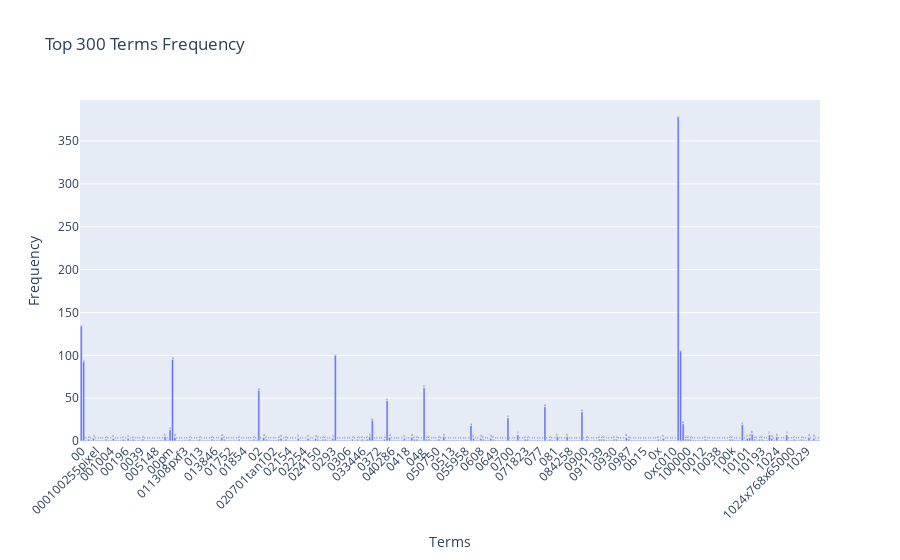

The cell this chart's notebook holds for it:
### Markdown cell above
### >>> **Exercise 12 (take home):**
If you want a nicer interactive visualization here, I would encourage you try to install and use plotly to achieve this.

### Code cell
# Answer here
import plotly.express as px

term_frequency_df = pd.DataFrame({
    'Term': count_vect.get_feature_names_out()[:300],  # 取得前300個詞
    'Frequency': term_frequencies[:300]  # 取得相對應的頻率
})


fig = px.bar(term_frequency_df, 
             x='Term', 
             y='Frequency', 
             title='Top 300 Terms Frequency',
             labels={'Term': 'Terms', 'Frequency': 'Frequency'},
             text='Frequency')  # 在條形上顯示頻率數值

fig.update_layout(xaxis_tickangle=-45)
fig.show()

### Figure 1 — Plotly figure (JSON) as saved in the notebook; plotly's stock layout.template omitted (floating-point values rounded to 4 significant figures; data arrays with more than 128 entries replaced by an {"elided": "..."} marker saying what was removed)
{"data": [{"alignmentgroup": "True", "hovertemplate": "Terms=%{x}<br>Frequency=%{text}<extra></extra>", "legendgroup": "", "marker": {"color": "#636efa", "pattern": {"shape": ""}}, "name": "", "offsetgroup": "", "orientation": "v", "showlegend": false, "text": {"elided": "300 int values"}, "textposition": "auto", "type": "bar", "x": {"elided": "300 str values"}, "xaxis": "x", "y": {"elided": "300 int values"}, "yaxis": "y"}], "layout": {"barmode": "relative", "legend": {"tracegroupgap": 0}, "title": {"text": "Top 300 Terms Frequency"}, "xaxis": {"anchor": "y", "domain": [0, 1], "tickangle": -45, "title": {"text": "Terms"}}, "yaxis": {"anchor": "x", "domain": [0, 1], "title": {"text": "Frequency"}}}}
